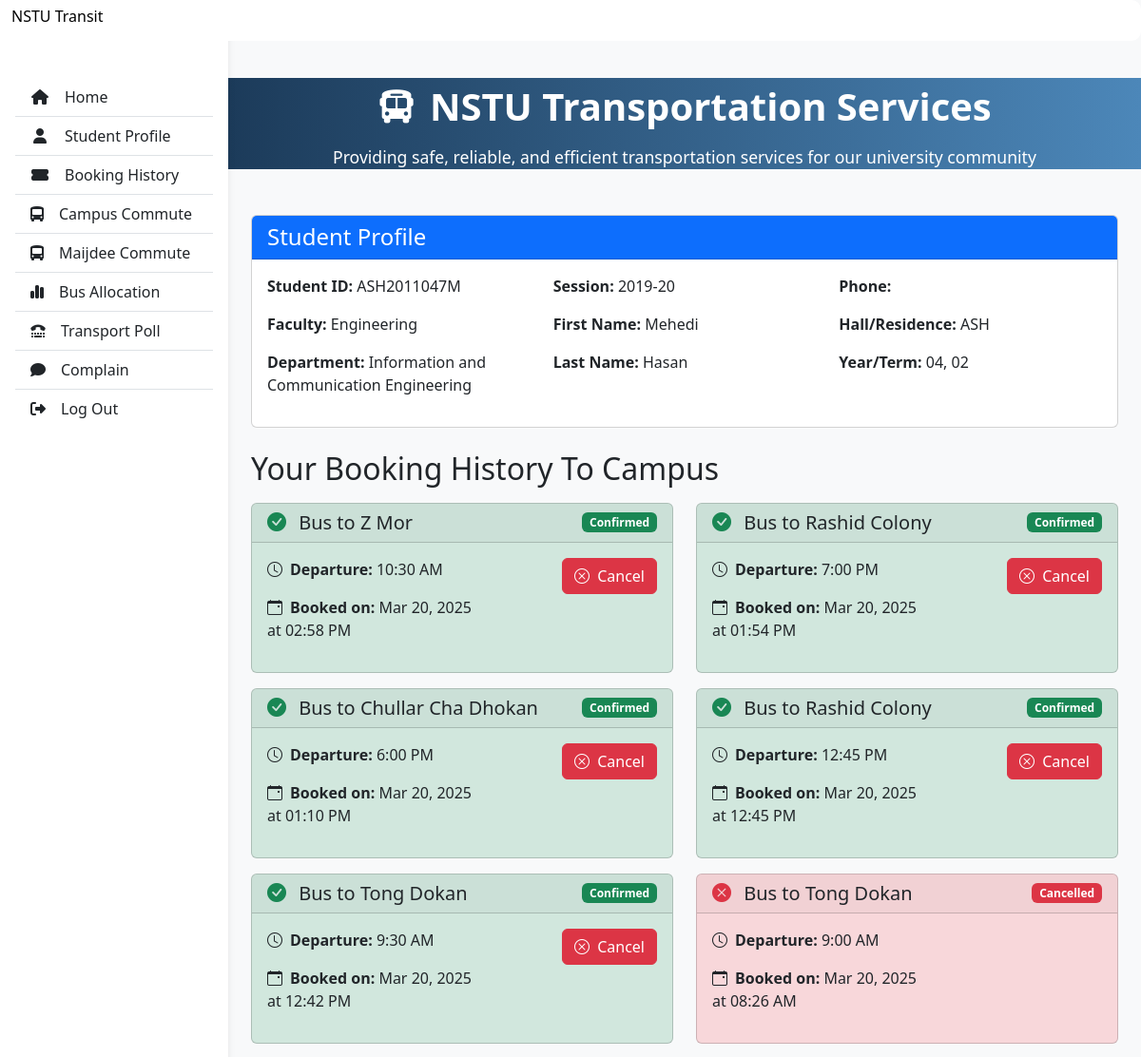
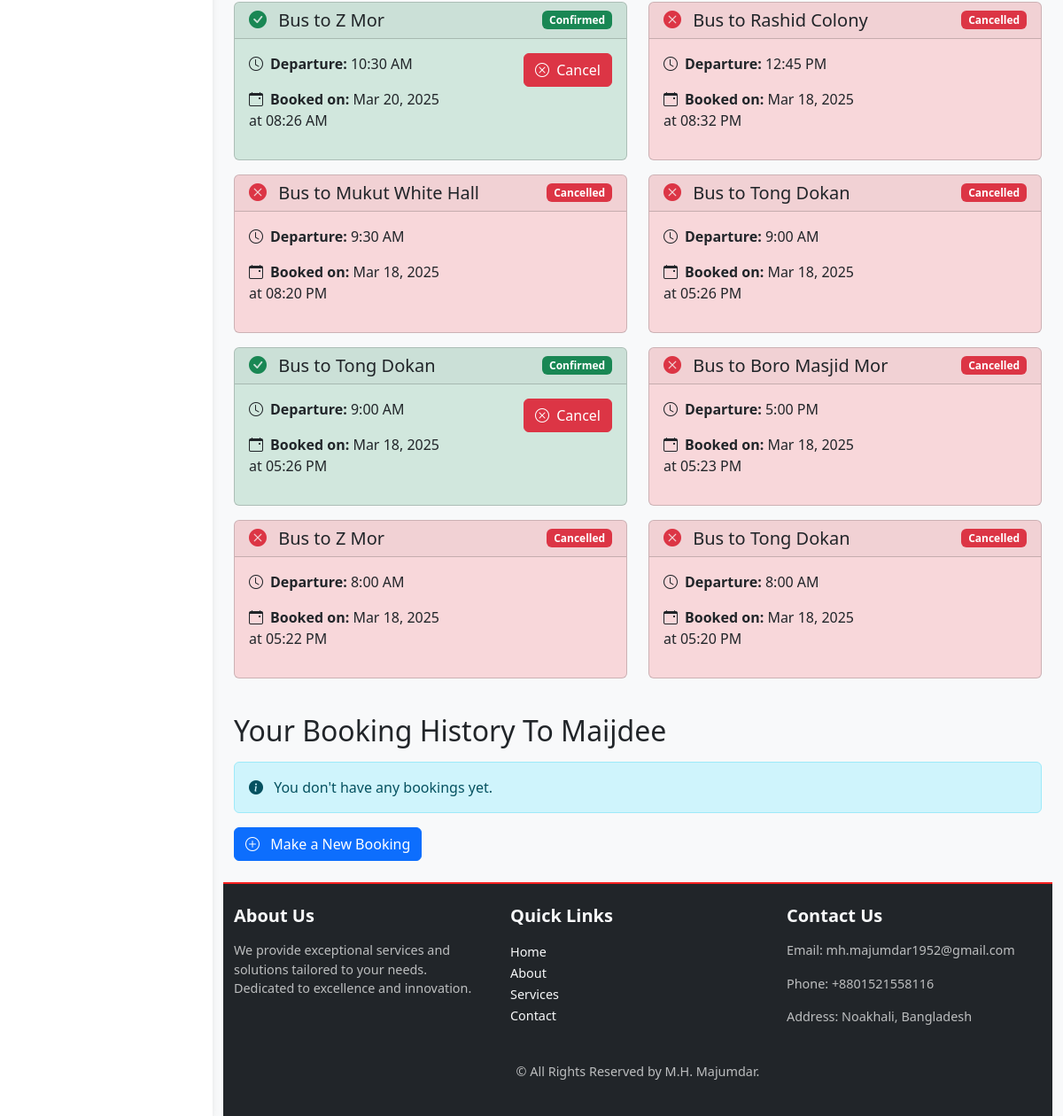
Screenshot of /booking_history (signed in) with the database file from the repository (2 pictures, top to bottom).
### website/models.py (models this page shows)
class Profile(db.Model):
    id = db.Column(db.Integer, primary_key=True)
    user_id = db.Column(db.Integer, db.ForeignKey('user.id'), nullable=False)
    fathers_name = db.Column(db.String(150))
    mothers_name = db.Column(db.String(150))
    date_of_birth = db.Column(db.String(20))
    phone = db.Column(db.String(20))
    guardians_name = db.Column(db.String(150))
    guardians_phone = db.Column(db.String(20))
    hall_for_residence = db.Column(db.String(150))
    hall_for_roll = db.Column(db.String(150))
    blood_group = db.Column(db.String(10))
    religion = db.Column(db.String(50))
    nationality = db.Column(db.String(50))
    nid_number = db.Column(db.String(20))
    gender = db.Column(db.String(20))
    marital_status = db.Column(db.String(20))
    present_division = db.Column(db.String(100))
    present_district = db.Column(db.String(100))
    present_upazilla = db.Column(db.String(100))
    present_post_office = db.Column(db.String(100))
    present_village = db.Column(db.String(100))
    present_house_name = db.Column(db.String(100))
    present_house_no = db.Column(db.String(30))
    present_road_no = db.Column(db.String(30))
    permanent_division = db.Column(db.String(100))
    permanent_district = db.Column(db.String(100))
    permanent_upazilla = db.Column(db.String(100))
    permanent_post_office = db.Column(db.String(100))
    permanent_village = db.Column(db.String(100))
    permanent_house_name = db.Column(db.String(100))
    permanent_house_no = db.Column(db.String(30))
    permanent_road_no = db.Column(db.String(30))
    academic_level = db.Column(db.String(50))
    faculty = db.Column(db.String(150))
    department = db.Column(db.String(150))
    session = db.Column(db.String(20))
    year_term = db.Column(db.String(30))
    student_id = db.Column(db.String(20))
    updated_at = db.Column(db.DateTime(timezone=True), default=func.now(), onupdate=func.now())

class CampusBusBooking(db.Model):
    id = db.Column(db.Integer, primary_key=True)
    user_id = db.Column(db.Integer, db.ForeignKey('user.id'), nullable=False)
    departure_time = db.Column(db.String(10), nullable=False)  # Format: "8:00 AM", "9:30 AM", etc.
    destination = db.Column(db.String(100), nullable=False)    # Destination stop location
    booking_time = db.Column(db.DateTime(timezone=True), default=func.now())
    status = db.Column(db.String(20), default="Confirmed")     # Confirmed, Cancelled, Completed
    user = db.relationship('User', backref=db.backref('bookings', lazy=True))

### website/views.py (the view)
@views.route('/booking_history')
@login_required
def booking_history():
    profile = Profile.query.filter_by(user_id=current_user.id).first()
    bookings = CampusBusBooking.query.filter_by(user_id=current_user.id).order_by(CampusBusBooking.booking_time.desc()).all()
    maijdee_bookings = MaijdeeBusBooking.query.filter_by(user_id=current_user.id).order_by(MaijdeeBusBooking.booking_time.desc()).all()
    for booking in bookings:
        booking.can_cancel = booking.status == "Confirmed"
    for booking in maijdee_bookings:
        booking.can_cancel = booking.status == "Confirmed"
    return render_template('booking_history.html', profile=profile, bookings=bookings,  maijdee_bookings= maijdee_bookings )

### website/Templates/booking_history.html (shortened to what this page needs)
{% extends "base.html" %} {% block content %}
<!DOCTYPE html>
<html lang="en">
  <head>
    <link
      href="https://cdn.jsdelivr.net/npm/bootstrap@5.3.0-alpha1/dist/css/bootstrap.min.css"
      rel="stylesheet"
    />
    <link
      rel="stylesheet"
      href="https://cdn.jsdelivr.net/npm/bootstrap-icons@1.10.0/font/bootstrap-icons.css"
    />
  </head>
  <body class="bg-light">
    <div class="container my-4">
      <div class="card mb-4">
        <div class="card-header bg-primary text-white">
          <h4 class="mb-0">Student Profile</h4>
        </div>
        <div class="card-body">
          <div class="row">
            <div class="col-md-4">
              <p><strong>Student ID:</strong> {{ profile.student_id }}</p>
              <p><strong>Faculty:</strong> {{ profile.faculty }}</p>
              <p><strong>Department:</strong> {{ profile.department }}</p>
            </div>
            <div class="col-md-4">
              <p><strong>Session:</strong> {{ profile.session }}</p>
              <p><strong>First Name:</strong> {{ profile.fathers_name }}</p>
              <p><strong>Last Name:</strong> {{ profile.mothers_name }}</p>
            </div>
            <div class="col-md-4">
              <p><strong>Phone:</strong> {{ profile.phone }}</p>
              <p>
                <strong>Hall/Residence:</strong> {{ profile.hall_for_residence
                }}
              </p>
              <p><strong>Year/Term:</strong> {{ profile.year_term }}</p>
            </div>
          </div>
        </div>
      </div>
      <h2 class="mb-3">Your Booking History To Campus</h2>
      {% if bookings %}
      <div class="row">
        {% for booking in bookings %}
        <div class="col-md-6 mb-3">
          <div class="card booking-card status-{{ booking.status.lower() }}">
            <div
              class="card-header d-flex justify-content-between align-items-center"
            >
              <h5 class="mb-0">
                {% if booking.status == 'Confirmed' %}
                <i class="bi bi-check-circle-fill text-success me-2"></i>
                {% elif booking.status == 'Cancelled' %}
                <i class="bi bi-x-circle-fill text-danger me-2"></i>
                {% elif booking.status == 'Completed' %}
                <i class="bi bi-flag-fill text-info me-2"></i>
                {% endif %} Bus to {{ booking.destination }}
              </h5>
              <span
                class="badge {% if booking.status == 'Confirmed' %}bg-success{% elif booking.status == 'Cancelled' %}bg-danger{% else %}bg-info{% endif %}"
              >
                {{ booking.status }}
              </span>
            </div>
            <div class="card-body">
              <div class="row">
                <div class="col-7">
                  <p>
                    <i class="bi bi-clock me-2"></i
                    ><strong>Departure:</strong> {{ booking.departure_time }}
                  </p>
                  <p>
                    <i class="bi bi-calendar-event me-2"></i
                    ><strong>Booked on:</strong> {{
                    booking.booking_time.strftime('%b %d, %Y at %I:%M %p') }}
                  </p>
                </div>
                <div class="col-5 text-end">
                  {% if booking.can_cancel %}
                  <form
                    action="{{ url_for('views.cancel_booking', booking_id=booking.id) }}"
                    method="POST"
                  >
                    <button
                      type="submit"
                      class="btn btn-danger"
                      onclick="return confirm('Are you sure you want to cancel this booking?')"
                    >
                      <i class="bi bi-x-circle me-1"></i> Cancel
                    </button>
                  </form>
                  {% endif %}
                </div>
              </div>
            </div>
          </div>
        </div>
        {% endfor %}
      </div>
      {% endif %}
    </div>
    <div class="container my-4">
   <h2 class="mb-3">Your Booking History To Maijdee</h2>
   {% if smaijdee_bookings %}
   <div class="row">
     {% for booking in maijdee_bookings %}
     <div class="col-md-6 mb-3">
       <div class="card booking-card status-{{ booking.status.lower() }}">
         <div
           class="card-header d-flex justify-content-between align-items-center"
         >
           <h5 class="mb-0">
             {% if booking.status == 'Confirmed' %}
             <i class="bi bi-check-circle-fill text-success me-2"></i>
             {% elif booking.status == 'Cancelled' %}
             <i class="bi bi-x-circle-fill text-danger me-2"></i>
             {% elif booking.status == 'Completed' %}
             <i class="bi bi-flag-fill text-info me-2"></i>
             {% endif %} Bus to {{ booking.destination }}
           </h5>
           <span
             class="badge {% if booking.status == 'Confirmed' %}bg-success{% elif booking.status == 'Cancelled' %}bg-danger{% else %}bg-info{% endif %}"
           >
             {{ booking.status }}
           </span>
         </div>
         <div class="card-body">
           <div class="row">
             <div class="col-7">
               <p>
                 <i class="bi bi-clock me-2"></i
                 ><strong>Departure:</strong> {{ booking.departure_time }}
               </p>
               <p>
                 <i class="bi bi-calendar-event me-2"></i
                 ><strong>Booked on:</strong> {{
                 booking.booking_time.strftime('%b %d, %Y at %I:%M %p') }}
               </p>
             </div>
             <div class="col-5 text-end">
               {% if booking.can_cancel %}
               <form
                 action="{{ url_for('views.cancel_booking', booking_id=booking.id) }}"
                 method="POST"
               >
                 <button
                   type="submit"
                   class="btn btn-danger"
                   onclick="return confirm('Are you sure you want to cancel this booking?')"
                 >
                   <i class="bi bi-x-circle me-1"></i> Cancel
                 </button>
               </form>
               {% endif %}
             </div>
           </div>
         </div>
       </div>
     </div>
     {% endfor %}
   </div>
   {% else %}
   <div class="alert alert-info">
     <i class="bi bi-info-circle-fill me-2"></i> You don't have any bookings
     yet.
   </div>
   <a href="#" class="btn btn-primary">
     <i class="bi bi-plus-circle me-2"></i> Make a New Booking
   </a>
   {% endif %}
 </div>
  </body>
</html>
{% endblock %}

### website/Templates/base.html (shortened to what this page needs)
<!DOCTYPE html>
<html lang="en">
  <head>
    <link
      href="https://cdn.jsdelivr.net/npm/bootstrap@5.3.2/dist/css/bootstrap.min.css"
      rel="stylesheet"
    />
    <link
      rel="stylesheet"
      href="{{ url_for('static', filename='base.css') }}"
    />
    <link
      rel="stylesheet"
      href="https://cdnjs.cloudflare.com/ajax/libs/font-awesome/6.5.1/css/all.min.css"
    />
  </head>
  <body>
    <header>
      <nav
        id="sidebarMenu"
        class="collapse d-lg-block sidebar collapse bg-white"
      >
        <div class="position-sticky">
          <div class="list-group list-group-flush mx-3 mt-4">
            <a
              href="{{ url_for('views.home') }}"
              class="list-group-item list-group-item-action py-2 ripple"
              aria-current="true"
            >
              <i class="fas fa-solid fa-house fa-fw me-3"></i><span>Home</span>
            </a>
            <a
              href="{{ url_for('views.user_info') }}"
              class="list-group-item list-group-item-action py-2"
            >
              <i class="fas fa-user fa-fw me-3"></i><span>Student Profile</span>
            </a>
            <a
              href="{{ url_for('views.booking_history') }}"
              class="list-group-item list-group-item-action py-2"
            >
              <i class="fas fa-solid fa-ticket-simple fa-fw me-3"></i
              ><span>Booking History</span>
            </a>
            <a
              href="{{ url_for('views.to_campus') }}"
              class="list-group-item list-group-item-action py-2 ripple"
            >
              <i class="fa-solid fa-bus-simple me-3"></i
              ><span>Campus Commute</span>
            </a>
            <a
              href="{{ url_for('views.to_maijdee') }}"
              class="list-group-item list-group-item-action py-2 ripple"
            >
              <i class="fa-solid fa-bus-simple me-3"></i
              ><span>Maijdee Commute</span>
            </a>
            <a
              href="{{ url_for('views.bus_allocation') }}"
              class="list-group-item list-group-item-action py-2 ripple"
            >
              <i class="fa-solid fa-chart-simple me-3"></i
              ><span>Bus Allocation</span>
            </a>
            <a
              href="{{ url_for('views.transport_poll') }}"
              class="list-group-item list-group-item-action py-2 ripple"
            >
              <i class="fa-solid fa-tty me-3"></i><span>Transport Poll</span>
            </a>
            <a
              href="{{ url_for('views.complain') }}"
              class="list-group-item list-group-item-action py-2 ripple"
            >
              <i class="fa-solid fa-comment me-3"></i><span>Complain</span>
            </a>
            <a
              href="{{ url_for('auth.logout') }}"
              class="list-group-item list-group-item-action py-2 ripple"
            >
              <i class="fas fa-sign-out-alt me-3"></i><span>Log Out</span>
            </a>
          </div>
        </div>
      </nav>
      <nav
        id="main-navbar"
        class="navbar navbar-expand-lg navbar-light bg-white fixed-top"
      >
        <div class="container-fluid">
          <h6>NSTU Transit</h6>
        </div>
      </nav>
    </header>
    <main style="margin-top: 58px">
      <div class="hero-section">
        <div class="container">
          <div class="hero-title">
            <i class="fas fa-bus"></i> NSTU Transportation Services
          </div>
          <p class="hero-subtitle">
            Providing safe, reliable, and efficient transportation services for
            our university community
          </p>
        </div>
      </div>
      <div class="container pt-4">
        {% block content %}{% endblock %} {% block signup %}{% endblock %}
      </div>
      <footer class="footer bg-dark text-light py-4">
        <div class="container">
          <div class="row">
            <div class="col-md-4">
              <h5>About Us</h5>
              <p>
                We provide exceptional services and solutions tailored to your
                needs. Dedicated to excellence and innovation.
              </p>
            </div>
            <div class="col-md-4">
              <h5>Quick Links</h5>
              <ul class="list-unstyled">
                <li>
                  <a href="#" class="text-light text-decoration-none">Home</a>
                </li>
                <li>
                  <a href="#" class="text-light text-decoration-none">About</a>
                </li>
                <li>
                  <a href="#" class="text-light text-decoration-none"
                    >Services</a
                  >
                </li>
                <li>
                  <a href="#" class="text-light text-decoration-none"
                    >Contact</a
                  >
                </li>
              </ul>
            </div>
            <div class="col-md-4">
              <h5>Contact Us</h5>
              <p>Email: mh.majumdar1952@gmail.com</p>
              <p>Phone: +8801521558116</p>
              <p>Address: Noakhali, Bangladesh</p>
            </div>
          </div>
          <div class="text-center mt-4">
            <p>&copy; All Rights Reserved by M.H. Majumdar.</p>
          </div>
        </div>
      </footer>
    </main>
  </body>
</html>

### website/static/base.css (style rules this page uses)
.hero-section { background: linear-gradient(to right, #1c3b5a, #4c87b9); color: white; padding: 45x 0; top: 30px; z-index: 10; text-align: center; width: 100%; }
.hero-title { font-size: 2.5rem; font-weight: bold; margin-bottom: 10px; display: flex; align-items: center; justify-content: center; }
.hero-title i { font-size: 2.2rem; margin-right: 15px; }
.hero-subtitle { font-size: 1.1rem; max-width: 800px; margin: 0 auto; }
main { padding-top: 0 !important; }
body { font-family: 'Roboto', sans-serif; }
.navbar { padding: 1rem 1.5rem; border-radius: 10px; color:#000000; }
body { background-color: #fbfbfb; }
@media (min-width: 991.98px) { main { padding-left: 240px; } }
.sidebar { position: fixed; top: 0; bottom: 0; left: 0; padding: 58px 0 0; box-shadow: 0 2px 5px 0 rgb(0 0 0 / 5%), 0 2px 10px 0 rgb(0 0 0 / 5%); width: 240px; z-index: 600; }
.footer { border-top: 2px solid #f72020; margin-top: 1rem; background-color:#133267 ; }
.footer h5 { font-weight: 600; margin-bottom: 1rem; }
.footer p, .footer a { font-size: 0.9rem; color: rgba(255, 255, 255, 0.7); transition: color 0.3s ease; }

### website/Templates/booking_history.html (style rules this page uses)
.booking-card { transition: all 0.3s ease; }
.status-confirmed { background-color: #d1e7dd; }
.status-cancelled { background-color: #f8d7da; }

### rows the page displays
Profile: student_id "ASH2011047M", faculty "Engineering", department "Information and Communication Engineering", session "2019-20", fathers_name "Mehedi", mothers_name "Hasan", hall_for_residence "ASH", year_term "04, 02"
CampusBusBooking: destination "Z Mor", status "Confirmed", departure_time "10:30 AM", booking_time "Mar 20, 2025 at 02:58 PM"
CampusBusBooking: destination "Rashid Colony", status "Confirmed", departure_time "7:00 PM", booking_time "Mar 20, 2025 at 01:54 PM"
CampusBusBooking: destination "Chullar Cha Dhokan", status "Confirmed", departure_time "6:00 PM", booking_time "Mar 20, 2025 at 01:10 PM"
CampusBusBooking: destination "Rashid Colony", status "Confirmed", departure_time "12:45 PM", booking_time "Mar 20, 2025 at 12:45 PM"
CampusBusBooking: destination "Tong Dokan", status "Confirmed", departure_time "9:30 AM", booking_time "Mar 20, 2025 at 12:42 PM"
CampusBusBooking: destination "Tong Dokan", status "Cancelled", departure_time "9:00 AM", booking_time "Mar 20, 2025 at 08:26 AM"
CampusBusBooking: destination "Z Mor", status "Confirmed", departure_time "10:30 AM", booking_time "Mar 20, 2025 at 08:26 AM"
CampusBusBooking: destination "Rashid Colony", status "Cancelled", departure_time "12:45 PM", booking_time "Mar 18, 2025 at 08:32 PM"
CampusBusBooking: destination "Mukut White Hall", status "Cancelled", departure_time "9:30 AM", booking_time "Mar 18, 2025 at 08:20 PM"
CampusBusBooking: destination "Tong Dokan", status "Cancelled", departure_time "9:00 AM", booking_time "Mar 18, 2025 at 05:26 PM"
CampusBusBooking: destination "Tong Dokan", status "Confirmed", departure_time "9:00 AM", booking_time "Mar 18, 2025 at 05:26 PM"
CampusBusBooking: destination "Boro Masjid Mor", status "Cancelled", departure_time "5:00 PM", booking_time "Mar 18, 2025 at 05:23 PM"
CampusBusBooking: destination "Z Mor", status "Cancelled", departure_time "8:00 AM", booking_time "Mar 18, 2025 at 05:22 PM"
CampusBusBooking: destination "Tong Dokan", status "Cancelled", departure_time "8:00 AM", booking_time "Mar 18, 2025 at 05:20 PM"
